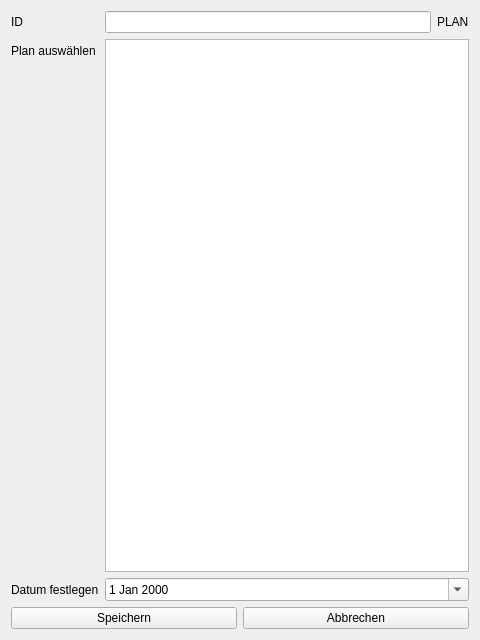
<?xml version="1.0" encoding="UTF-8"?>
<ui version="4.0">
 <class>Form</class>
 <widget class="QWidget" name="Form">
  <property name="geometry">
   <rect>
    <x>0</x>
    <y>0</y>
    <width>480</width>
    <height>640</height>
   </rect>
  </property>
  <property name="windowTitle">
   <string>Form</string>
  </property>
  <layout class="QVBoxLayout" name="verticalLayout">
   <item>
    <layout class="QFormLayout" name="formLayout">
     <item row="0" column="1">
      <layout class="QHBoxLayout" name="horizontalLayout_2">
       <item>
        <widget class="QLineEdit" name="lineEdit_id">
         <property name="readOnly">
          <bool>true</bool>
         </property>
        </widget>
       </item>
       <item>
        <widget class="QLabel" name="label_table_name">
         <property name="text">
          <string>PLAN</string>
         </property>
        </widget>
       </item>
      </layout>
     </item>
     <item row="0" column="0">
      <widget class="QLabel" name="label_id">
       <property name="text">
        <string>ID</string>
       </property>
      </widget>
     </item>
     <item row="1" column="1">
      <widget class="QTableWidget" name="table_plan">
       <property name="editTriggers">
        <set>QAbstractItemView::NoEditTriggers</set>
       </property>
       <property name="showDropIndicator" stdset="0">
        <bool>false</bool>
       </property>
       <property name="dragDropOverwriteMode">
        <bool>false</bool>
       </property>
       <property name="selectionMode">
        <enum>QAbstractItemView::SingleSelection</enum>
       </property>
       <property name="selectionBehavior">
        <enum>QAbstractItemView::SelectRows</enum>
       </property>
       <attribute name="horizontalHeaderHighlightSections">
        <bool>false</bool>
       </attribute>
      </widget>
     </item>
     <item row="1" column="0">
      <widget class="QLabel" name="label_link_plan">
       <property name="text">
        <string>Plan auswählen</string>
       </property>
      </widget>
     </item>
     <item row="2" column="1">
      <widget class="QDateEdit" name="dateEdit_plan">
       <property name="calendarPopup">
        <bool>true</bool>
       </property>
      </widget>
     </item>
     <item row="2" column="0">
      <widget class="QLabel" name="label_date">
       <property name="text">
        <string>Datum festlegen</string>
       </property>
      </widget>
     </item>
    </layout>
   </item>
   <item>
    <layout class="QHBoxLayout" name="horizontalLayout">
     <item>
      <widget class="QPushButton" name="pushButton_save">
       <property name="text">
        <string>Speichern</string>
       </property>
      </widget>
     </item>
     <item>
      <widget class="QPushButton" name="pushButton_cancel">
       <property name="text">
        <string>Abbrechen</string>
       </property>
      </widget>
     </item>
    </layout>
   </item>
  </layout>
 </widget>
 <resources/>
 <connections/>
</ui>
